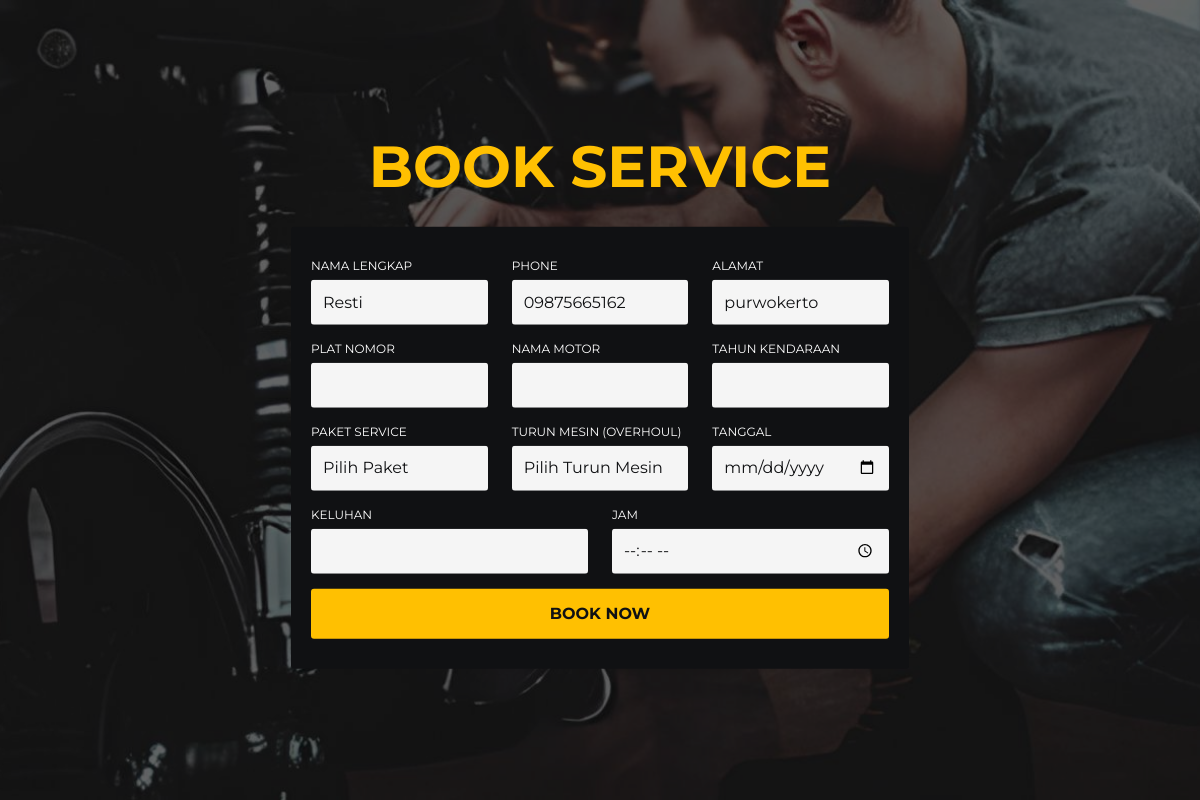
The app's page /booking.php (signed in) with its own data.
### tables this page shows
CREATE TABLE `user` (
  `id_nama_user` int(11) NOT NULL,
  `nama_lengkap` varchar(255) NOT NULL,
  `username_user` varchar(255) NOT NULL,
  `password` varchar(255) NOT NULL,
  `alamat` varchar(255) NOT NULL,
  `no_hp` varchar(255) NOT NULL
);

### booking.php (the view, shortened to what this page needs)
<?php
include('components/config/conn.php');
$query = mysqli_query($connect, "SELECT * FROM booking where tanggal_book = CURDATE()");
$data = mysqli_fetch_array($query);
?>
<!DOCTYPE html>
<html lang="en">
<head>
    <link href="https://cdn.jsdelivr.net/npm/bootstrap@5.3.2/dist/css/bootstrap.min.css" rel="stylesheet">
    <link type="text/css" rel="stylesheet" href="css/style.css" />
</head>
<body>
    <div id="booking" class="section">
        <div class="section-center">
            <div class="container">
                <div class="row">
                    <div class="booking-form">
                        <div class="form-header">
                            <h1>Book Service</h1>
                        </div>
                        <form action="f_booking.php" method="post">
                            <?php
                            $query = "SELECT * FROM user WHERE username_user = '" . $_SESSION['username_user'] . "'";
                            $result = mysqli_query($connect, $query);
                            $row = mysqli_fetch_array($result);
                            $username = $_SESSION['username_user'];
                            $result_user = mysqli_query($connect, "SELECT nama_lengkap FROM user WHERE username_user = '$username'");
                            $row_user = mysqli_fetch_assoc($result_user);
                            $id_user = $row_user['nama_lengkap'];
                            ?>
                            <div class="row">
                                <div class="col-sm-4">
                                    <div class="form-group">
                                        <span class="form-label">Nama Lengkap</span>
                                        <input class="form-control" name="username" id="nama_leng" type="text" value="<?php echo $id_user ?>" readonly>
                                    </div>
                                </div>
                                <div class="col-sm-4">
                                    <div class="form-group">
                                        <span class="form-label">Phone</span>
                                        <input class="form-control" name="phone" type="text" value="<?php echo $row['no_hp'] ?>">
                                    </div>
                                </div>
                                <div class="col-sm-4">
                                    <div class="form-group">
                                        <span class="form-label">Alamat</span>
                                        <input class="form-control" name="alamat" type="text" value="<?php echo $row['alamat'] ?>">
                                    </div>
                                </div>
                            </div>
                            <div class="row">
                                <div class="col-sm-4">
                                    <div class="form-group">
                                        <span class="form-label">Plat Nomor</span>
                                        <input class="form-control" name="plat" type="text">
                                    </div>
                                </div>
                                <div class="col-sm-4">
                                    <div class="form-group">
                                        <span class="form-label">Nama Motor</span>
                                        <input class="form-control" name="nama" type="text">
                                    </div>
                                </div>
                                <div class="col-sm-4">
                                    <div class="form-group">
                                        <span class="form-label">Tahun Kendaraan</span>
                                        <input class="form-control" name="tahun" type="number">
                                    </div>
                                </div>
                            </div>
                            <div class="row">
                                <div class="col-sm-4">
                                    <div class="form-group">
                                        <span class="form-label">Paket Service</span>
                                        <select class="form-control" name="paket" id="paket">
                                            <?php
                                            $query = mysqli_query($connect, "SELECT * FROM paket_service");
                                            $idpaket = $data['id_paket'];
                                            ?>
                                            <option value='' <?php if ($idpaket == '') echo 'selected'; ?>>Pilih Paket</option>
                                            <?php
                                            if (mysqli_num_rows($query) > 0) {
                                                while ($data = mysqli_fetch_array($query)) {
                                                    $selected = ($data['id_paket'] == $idpaket) ? 'selected' : '';
                                                    echo "<option value='" . $data["id_paket"] . "'$selected>" . $data["nama_paket"] . "</option>";
                                                }
                                            }
                                            ?>
                                        </select>
                                    </div>
                                </div>
                                <div class="col-sm-4">
                                    <div class="form-group">
                                        <span class="form-label">Turun Mesin (Overhoul)</span>
                                        <select class="form-control" name="turun" id="turun">
                                            <?php
                                            $idturun = $data['id_nama_turun_mesin'];
                                            ?>
                                            <option value='' <?php if ($idturun == '') echo 'selected'; ?>>Pilih Turun Mesin</option>
                                        </select>
                                    </div>
                                </div>
                                <div class="col-sm-4">
                                    <div class="form-group">
                                        <span class="form-label">Tanggal</span>
                                        <input class="form-control" name="tanggal" type="date">
                                    </div>
                                </div>
                            </div>
                            <div class="row">
                                <div class="col-sm-6">
                                    <div class="form-group">
                                        <span class="form-label">Keluhan</span>
                                        <input class="form-control" name="keluhan" type="text">
                                    </div>
                                </div>
                                <div class="col-sm-6">
                                    <div class="form-group">
                                        <span class="form-label">Jam</span>
                                        <input class="form-control" name="jam" type="time">
                                    </div>
                                </div>
                            </div>
                            <div class="form-btn">
                                <button class="submit-btn">Book Now</button>
                            </div>
                        </form>
                    </div>
                </div>
            </div>
        </div>
    </div>
</body>
</html>

### css/style.css (style rules this page uses)
.section { position: relative; height: 100vh; }
.section .section-center { position: absolute; top: 50%; left: 0; right: 0; -webkit-transform: translateY(-50%); transform: translateY(-50%); }
#booking { font-family: "Montserrat", sans-serif; background-image: url("../components/public/assets/images/bghome.jpeg"); background-size: cover; background-position: center; }
#booking::before { content: ""; position: absolute; left: 0; right: 0; bottom: 0; top: 0; background: rgba(0, 0, 0, 0.6); }
.booking-form { max-width: 642px; width: 100%; margin: auto; }
.booking-form .form-header { text-align: center; margin-bottom: 25px; }
.booking-form .form-header h1 { font-size: 58px; text-transform: uppercase; font-weight: 700; color: #ffc001; margin: 0px; }
.booking-form > form { background-color: #101113; padding: 30px 20px; border-radius: 3px; }
.booking-form .form-group { position: relative; margin-bottom: 15px; }
.booking-form .form-control { background-color: #f5f5f5; border: none; height: 45px; border-radius: 3px; -webkit-box-shadow: none; box-shadow: none; font-weight: 400; color: #101113; }
.booking-form .form-control::placeholder { color: rgba(16, 17, 19, 0.3); }
.booking-form select.form-control { -webkit-appearance: none; -moz-appearance: none; appearance: none; }
.booking-form .form-label { color: #fff; font-size: 12px; font-weight: 400; margin-bottom: 5px; display: block; text-transform: uppercase; }
.booking-form .submit-btn { color: #101113; background-color: #ffc001; font-weight: 700; height: 50px; border: none; width: 100%; display: block; border-radius: 3px; text-transform: uppercase; }

### records on screen
user: username "Resti", phone "09875665162", alamat "purwokerto"
